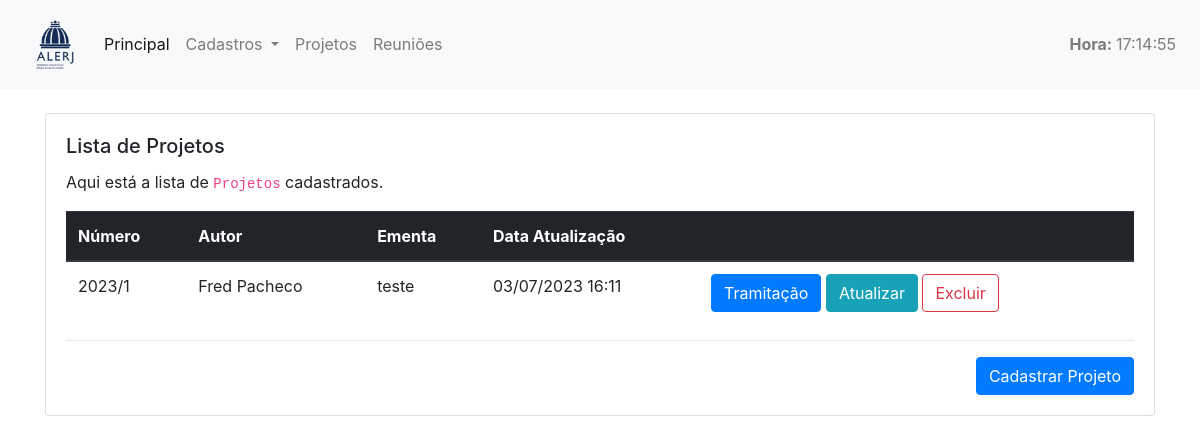
The app's page /projetos/ with its own data.
### cadastro/models.py (models this page shows, shortened)
class Projeto(models.Model):
    ano = models.IntegerField(null=False, blank=False)
    numero = models.IntegerField(null=False, blank=False)
    ementa = models.CharField(max_length=2000)
    autor = models.ForeignKey(Deputado, on_delete=models.PROTECT, related_name='autor_projeto', default=None)
    data_atualizacao = models.DateTimeField('Data Atualização', default=timezone.now)
    class Meta:
        ordering = ['-ano', '-numero']
        unique_together = ('ano', 'numero',)

class Deputado(models.Model):
    nome = models.CharField(max_length=200)
    partido = models.CharField(max_length=50, default=None)
    data_atualizacao = models.DateTimeField('Data Atualização', default=timezone.now)
    ativo = models.BooleanField(default=True)
    class Meta:
        ordering = ['nome']
    def __str__(self):
        return self.nome

### cadastro/views.py (the view)
# urls.py: path('projetos/', ProjetoListView.as_view(), name="lista_projetos"),  # LISTA
class ProjetoListView(ListView):
    template_name = "cadastro/projeto_listagem.html"
    model = Projeto
    context_object_name = "projetos"

### cadastro/templatetags/tempo_atual.py (called while the page is built)
@register.simple_tag
def tempo_atual():
    return datetime.datetime.now().strftime('%H:%M:%S')

### cadastro/templates/cadastro/projeto_listagem.html (shortened to what this page needs)
{% extends "cadastro/_layouts/base.html" %}
{% load primeira_letra %}
{% block conteudo %}
<div class="container">
  <div class="row">
    <div class="col-lg-12 col-md-12 col-sm-12 col-xs-12">
      <div class="card">
        <div class="card-body">
          <h5 class="card-title">Lista de Projetos</h5>
          {% if projetos|length > 0 %}
            <p class="card-text">
              Aqui está a lista de <code>Projetos</code> cadastrados.
            </p>
            <table class="table">
              <thead class="thead-dark">
              <tr>
                <th>Número</th>
                <th>Autor</th>
                <th>Ementa</th>
                <th>Data Atualização</th>
                <th>&nbsp;</th>
              </tr>
              </thead>
              <tbody>
              {% for projeto in projetos %}
                <tr>
                  <td>{{ projeto.numero }}/{{ projeto.ano }}</td>
                  <td>{{ projeto.autor }}</td>
                  <td>{{ projeto.ementa }}</td>
                  <td>{{ projeto.data_atualizacao|date:'d/m/Y H:i' }}</td>
                  <td>
                    <a href="{% url 'lista_tramitacoes' pk=projeto.id %}"
                       class="btn btn-primary">
                      Tramitação
                    </a>
                    <a href="{% url 'projeto_edita' pk=projeto.id %}"
                       class="btn btn-info">
                      Atualizar
                    </a>
                    <a href="{% url 'projeto_excluir' pk=projeto.id %}"
                      class="btn btn-outline-danger">
                        Excluir
                    </a>
                  </td>
                </tr>
              {% endfor %}
              </tbody>
            </table>
        {% else %}
          <div class="text-center mt-5 mb-5 jumbotron">
            <h5>Nenhum <code>Projeto</code> cadastrado ainda.</h5>
          </div>
        {% endif %}
          <hr />
          <div class="text-right">
            <a href="{% url 'projeto_insere' %}" class="btn btn-primary">Cadastrar Projeto</a>
          </div>
        </div>
      </div>
    </div>
  </div>
</div>
{% endblock %}

### records on screen
Projeto: numero "2023", ano "1", autor "Fred Pacheco", ementa "teste", data_atualizacao "03/07/2023 16:11"
